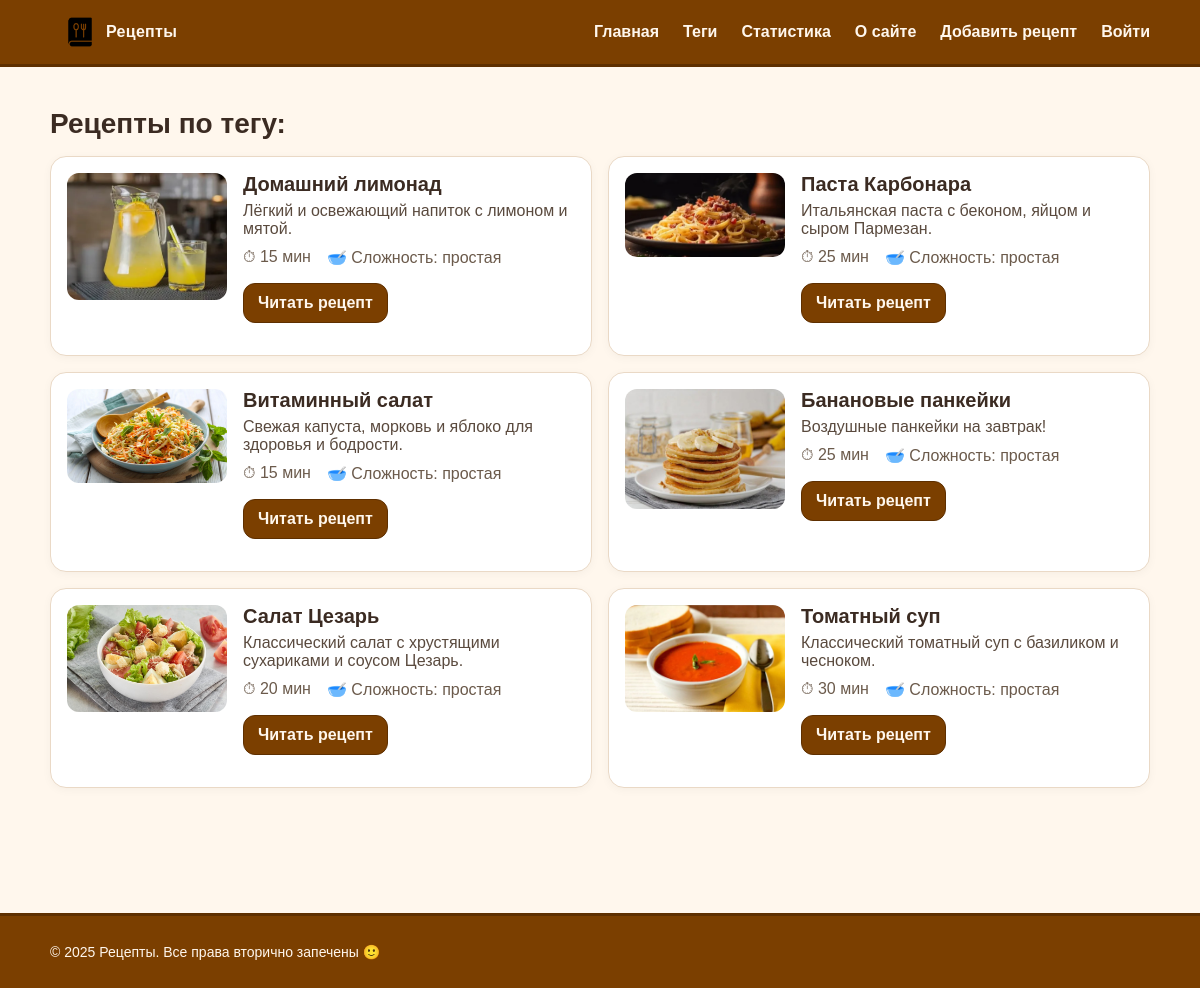
The app's page /tag/fast/ with its own data.
### recipes/models.py (models this page shows, shortened)
class Recipe(models.Model):
    class Difficulty(models.TextChoices):
        EASY = "easy", "простая"
        MEDIUM = "medium", "средняя"
        HARD = "hard", "сложная"
    title = models.CharField("Название", max_length=255, db_index=True)
    slug = models.SlugField("Слаг", max_length=255, unique=True, db_index=True)
    desc = models.TextField("Описание", blank=True)
    image = models.CharField("Путь к изображению", max_length=255, blank=True)  # путь в /static/...
    cook_time = models.CharField("Время (текст)", max_length=50, blank=True)     # например: "45 мин"
    cook_time_min = models.PositiveIntegerField("Время (мин)", default=0)        # число минут для агрегаций
    difficulty = models.CharField(
        "Сложность",
        max_length=10,
        choices=Difficulty.choices,
        default=Difficulty.EASY,
    )
    is_published = models.BooleanField("Опубликован", default=True)
    photo = models.ImageField("Фото", upload_to=recipe_photo_upload_to, blank=True, null=True)
    category = models.ForeignKey(
        "Category",
        verbose_name="Категория",
        on_delete=models.SET_NULL,
        null=True,
        blank=True,
        related_name="recipes",
    )  # 1 категория -> много рецептов
    tags = models.ManyToManyField(
        "Tag",
        verbose_name="Теги",
        blank=True,
        related_name="recipes",
    )  # многие теги <-> многие рецепты
    created_at = models.DateTimeField("Создано", auto_now_add=True)
    updated_at = models.DateTimeField("Обновлено", auto_now=True)
    objects = models.Manager()
    published = PublishedManager()
    class Meta:
        verbose_name = "Рецепт"
        verbose_name_plural = "Рецепты"
        ordering = ["-created_at"]
        indexes = [models.Index(fields=["-created_at"])]
    def get_absolute_url(self):
        return reverse("recipe_detail_slug", kwargs={"slug": self.slug})

### recipes/views.py (the view)
# urls.py: path('tag/<slug:slug>/', RecipesByTagView.as_view(), name='recipes_by_tag'),
class RecipesByTagView(DataMixin, ListView):
    model = Recipe
    template_name = 'recipes/by_tag.html'
    context_object_name = 'recipes'
    allow_empty = True
    title_page = 'Рецепты по тегу'
    def get_queryset(self):
        return Recipe.published.filter(tags__slug=self.kwargs['slug']).prefetch_related('tags','category')
    def get_context_data(self, **kwargs):
        ctx = super().get_context_data(**kwargs)
        tag = Tag.objects.filter(slug=self.kwargs['slug']).first()
        ctx['query_tail'] = ''
        return self.get_mixin_context(ctx, current_tag=tag, title=f'Тег: {tag.name if tag else ""}')

### recipes/models.py (called while the page is built)
    def get_queryset(self):
        return super().get_queryset().filter(is_published=True)

### recipes/utils.py (called while the page is built)
    def get_mixin_context(self, context: Dict[str, Any], **kwargs):
        if self.title_page:
            context["title"] = self.title_page
        context.setdefault("menu", MENU)
        context.setdefault("cat_selected", None)
        context.update(kwargs)
        return context

### recipes/templates/recipes/by_tag.html (shortened to what this page needs)
{% extends 'base.html' %}
{% load static %}
{% block content %}
  <h1 class="page-title">Рецепты по тегу: {{ tag.name }}</h1>
  {% if recipes %}
    <ul class="card-list">
      {% for r in recipes %}
        <li class="card">
          <div class="card-media">
  {% if r.photo %}
    <img src="{{ r.photo.url }}" alt="{{ r.title }}">
  {% elif r.image %}
    <img src="{% static r.image %}" alt="{{ r.title }}">
  {% else %}
    <div class="noimg">Нет изображения</div>
  {% endif %}
</div>
          <div class="card-body">
            <h2 class="card-title">{{ r.title }}</h2>
            <p class="card-desc">{{ r.desc }}</p>
            <ul class="meta">
              <li>⏱ {{ r.cook_time }}</li>
              <li>🥣 Сложность: {{ r.get_difficulty_display }}</li>
            </ul>
            <p><a class="btn" href="{{ r.get_absolute_url }}">Читать рецепт</a></p>
          </div>
        </li>
      {% endfor %}
    </ul>
  {% else %}
    <p>По этому тегу пока нет рецептов.</p>
  {% endif %}
{% endblock %}

### recipes/static/recipes/css/styles.css (style rules this page uses)
:root { --choco:#7B3F00; --choco-dark:#5e2f00; --cream:#FFF7ED; --ink:#3b2b22; --paper:#ffffff; --border:#ead9c6; --header-h:64px; --footer-h:72px; --header-extra-gap:20px; --footer-extra-gap:32px; }
html, body { min-height:100%; margin:0; color:var(--ink); background:var(--cream); font-family:Arial, system-ui, -apple-system, "Segoe UI", Roboto, "Helvetica Neue", sans-serif; }
body { padding-top:calc(var(--header-h) + var(--header-extra-gap)); padding-bottom:calc(var(--footer-h) + var(--footer-extra-gap)); }
.page-title { margin:8px 0 16px; font-size:28px; }
.card-list { list-style:none; margin:0; padding:0; display:grid; gap:16px; grid-template-columns:1fr; }
@media (min-width:720px) { .card-list { grid-template-columns:1fr 1fr; } }
.card { display:grid; grid-template-columns:160px 1fr; gap:16px; background:var(--paper); border:1px solid var(--border); border-radius:16px; padding:16px; box-shadow:0 2px 10px rgba(0,0,0,.04); }
.card-media img { width:100%; height:auto; display:block; border-radius:12px; }
.card-title { margin:0 0 6px; font-size:20px; }
.card-desc { margin:0 0 10px; color:#5a4a3e; }
.meta { margin:0 0 12px; padding:0; display:flex; gap:16px; list-style:none; color:#6b5a4b; }
.btn { display:inline-block; padding:10px 14px; border-radius:12px; background:var(--choco); color:var(--cream); text-decoration:none; font-weight:600; border:1px solid var(--choco-dark); }

### records on screen
Recipe: photo (picture), title "Домашний лимонад", desc "Лёгкий и освежающий напиток с лимоном и мятой.", cook_time "15 мин", difficulty "простая"
Recipe: photo (picture), title "Паста Карбонара", desc "Итальянская паста с беконом, яйцом и сыром Пармезан.", cook_time "25 мин", difficulty "простая"
Recipe: photo (picture), title "Витаминный салат", desc "Свежая капуста, морковь и яблоко для здоровья и бодрости.", cook_time "15 мин", difficulty "простая"
Recipe: image (picture), title "Банановые панкейки", desc "Воздушные панкейки на завтрак!", cook_time "25 мин", difficulty "простая"
Recipe: image (picture), title "Салат Цезарь", desc "Классический салат с хрустящими сухариками и соусом Цезарь.", cook_time "20 мин", difficulty "простая"
Recipe: image (picture), title "Томатный суп", desc "Классический томатный суп с базиликом и чесноком.", cook_time "30 мин", difficulty "простая"

### other values on screen
{{ year|default:2025 }} "2025"
